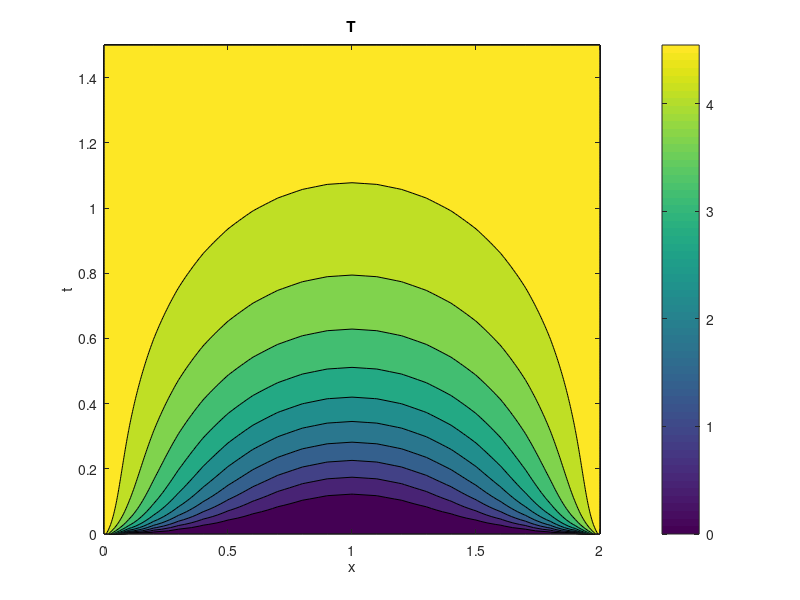

This chart was generated by the following MATLAB code:
%example m-file.
%finite differencing method for the 1D heat equation.
%implicit euler's (lines 29 to 35).
%solving dT/dt=d^2T/dx^2.
%see what happens if C is changed to 0.505. compare to heat1D_fdm_explicitb.m. 
%martin king, 30 Aug 2008.

clear all, close all;

%defining the spatial domain
xmin=0; xmax=2; dx=0.1; x=xmin:dx:xmax; nx=length(x);

%where C=dt/dx^2
C=0.49; dt=C*dx.^2;

Thot=5.0; Tcold=5.0;  %boundary values
%grid point indices for hot and cold ends:
hotend=find(x==xmin); coldend=find(x==xmax);

T=zeros(1,nx); T(hotend)=Thot; T(coldend)=Tcold; Tnew=T;  %initial T; and applying b.c. too
tlast=1.5;  %final time
ntsteps=ceil(tlast/dt);  %number of timesteps
dt=tlast/ntsteps;  %re-correct dt
C=dt./dx.^2;  %re-correct C

%here's something you might not have seen before.
%creating the differential operator matrix D
%see lecture note on what D is.
D=toeplitz([(1+2.*C) -C zeros(1,nx-4)]);  

for istep=1:ntsteps  %time stepping
    Tstore(istep,:)=T;  %storing T to Tstore
    T(2)=T(2)+C*T(1); T(end-1)=T(end-1)+C*T(end);  %applying the b.c.'s
    T(2:end-1)=D\T(2:end-1)';  %implicit euler's, because D*Tnew=T, where D and T are known, and Tnew unknown.
end
Tstore(ntsteps+1,:)=T;  %T at tlast

%for plotting
t=[0:dt:tlast];
[xx,tt]=meshgrid(x,t);
contourf(xx,tt,Tstore),colorbar;
xlabel('x'),ylabel('t');
title('T')